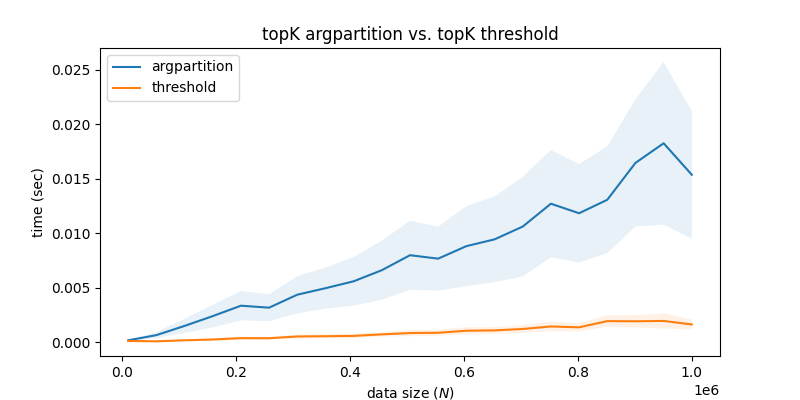

Python code for this plot:
import numpy as np


def topK_argsort(data, k):
    # O(N log N)
    args = np.argsort(data)[-k:]
    return data[args]


def topK_argpartition(data, k):
    # O(N)
    args = np.argpartition(data, -k)[-k:]
    return data[args]


def topK_threshold(data, k):
    # 適切な閾値を事前情報から推定
    threshold = 0.99
    data_large = data[data > threshold]
    if len(data_large) < k:
        # 削りすぎてしまった場合(失敗)
        return topK_argpartition(data, k)
    else:
        # 閾値を超えるデータがk個以上ある場合(成功)
        return topK_argpartition(data_large, k)


def main():
    import time
    import matplotlib.pyplot as plt

    NUM_SEED = 300
    k = 100
    mean_times_argpartition = []
    mean_times_threshold = []
    ub_times_argpartition = []
    ub_times_threshold = []
    lb_times_argpartition = []
    lb_times_threshold = []
    Ns = np.linspace(1e4, 1e6, 21)
    for _n in Ns:
        print(f"n={_n}")
        n = int(_n)

        times_argpartition = []
        times_threshold = []

        for seed in range(NUM_SEED):
            # 0以上1未満の一様乱数をn個生成
            np.random.seed(seed)
            data = np.random.random(n)

            t0 = time.perf_counter()
            ans_argpartition = topK_argpartition(data, k)
            t1 = time.perf_counter()
            times_argpartition.append(t1 - t0)

            t0 = time.perf_counter()
            ans_threshold = topK_threshold(data, k)
            t1 = time.perf_counter()
            times_threshold.append(t1 - t0)

            assert np.allclose(np.sort(ans_argpartition), np.sort(ans_threshold))

        mean_argpartition = np.mean(times_argpartition)
        mean_threshold = np.mean(times_threshold)
        std_argpartition = np.std(times_argpartition)
        std_threshold = np.std(times_threshold)
        ub_argpartition = mean_argpartition + std_argpartition
        ub_threshold = mean_threshold + std_threshold
        lb_argpartition = mean_argpartition - std_argpartition
        lb_threshold = mean_threshold - std_threshold

        mean_times_argpartition.append(mean_argpartition)
        mean_times_threshold.append(mean_threshold)
        ub_times_argpartition.append(ub_argpartition)
        ub_times_threshold.append(ub_threshold)
        lb_times_argpartition.append(lb_argpartition)
        lb_times_threshold.append(lb_threshold)

    plt.figure(figsize=(8, 4))
    plt.plot(Ns, mean_times_argpartition, label="argpartition")
    plt.plot(Ns, mean_times_threshold, label="threshold")
    plt.fill_between(Ns, lb_times_argpartition, ub_times_argpartition, alpha=0.1)
    plt.fill_between(Ns, lb_times_threshold, ub_times_threshold, alpha=0.1)
    plt.xlabel("data size ($N$)")
    plt.ylabel("time (sec)")
    plt.legend(loc="upper left")
    plt.title("topK argpartition vs. topK threshold")
    plt.savefig("argpartition.png")


if __name__ == "__main__":
    main()
